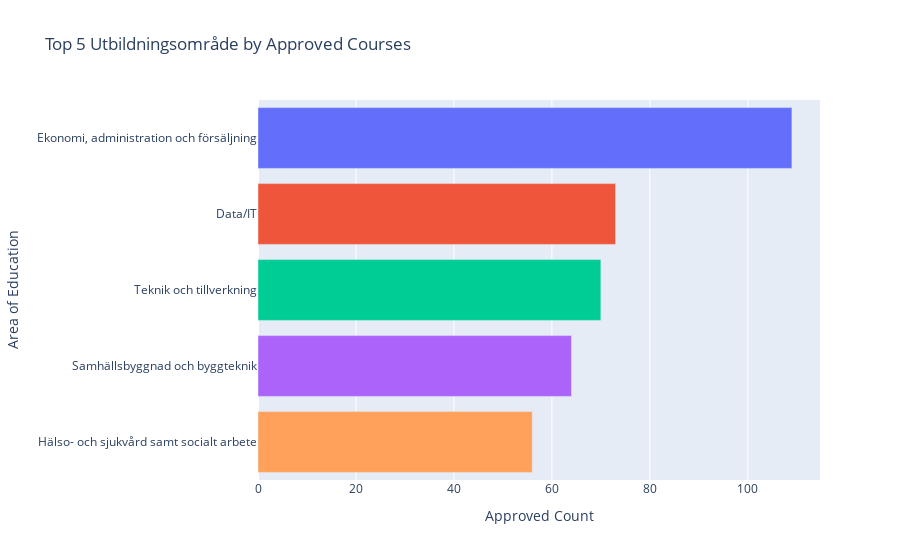

Write notebook code for a chart like this one.
### Markdown cell above
## Top approved areas of education

### Code cell
## Regular df from kurser
def bar_filter_approved_areas(df, number=0):
    # Filter for approved courses
    approved_df = df[df["Beslut"] == "Beviljad"]

    # Group by utbildningsområde and count
    area_counts = approved_df["Utbildningsområde"].value_counts().reset_index()
    area_counts.columns = ["Utbildningsområde", "Antal"]

    # Add percentage
    area_counts["Percent"] = 100 * area_counts["Antal"] / area_counts["Antal"].sum()

    # Keep only top 10
    if number <= 1:
        filter = area_counts.head(len(area_counts))
    else:
        filter = area_counts.head(number)

    # Plot (horizontal bar chart)
    fig = px.bar(
        filter,
        x="Antal",
        y="Utbildningsområde",
        orientation="h",
        title=f"Top {len(filter)} Utbildningsområde by Approved Courses",
        labels={"Antal": "Approved Count", "Utbildningsområde": "Area of Education"},
        color="Utbildningsområde",
        custom_data=["Percent"],
    )

    fig.update_traces(
        hovertemplate="<b>%{y}</b><br>Count: %{x}<br>Percent: %{customdata:.2f}%<extra></extra>",
        showlegend=False,
    )

    fig.update_layout(yaxis={"categoryorder": "total ascending"})

    return fig


bar_filter_approved_areas(df_kurser,5)

### Figure 1 — Plotly figure (JSON) as saved in the notebook; plotly's stock layout.template omitted (floating-point values rounded to 4 significant figures)
{"data": [{"customdata": [[24.17]], "hovertemplate": "<b>%{y}</b><br>Count: %{x}<br>Percent: %{customdata:.2f}%<extra></extra>", "legendgroup": "Ekonomi, administration och försäljning", "marker": {"color": "#636efa", "pattern": {"shape": ""}}, "name": "Ekonomi, administration och försäljning", "orientation": "h", "showlegend": false, "textposition": "auto", "type": "bar", "x": [109], "xaxis": "x", "y": ["Ekonomi, administration och försäljning"], "yaxis": "y"}, {"customdata": [[16.19]], "hovertemplate": "<b>%{y}</b><br>Count: %{x}<br>Percent: %{customdata:.2f}%<extra></extra>", "legendgroup": "Data/IT", "marker": {"color": "#EF553B", "pattern": {"shape": ""}}, "name": "Data/IT", "orientation": "h", "showlegend": false, "textposition": "auto", "type": "bar", "x": [73], "xaxis": "x", "y": ["Data/IT"], "yaxis": "y"}, {"customdata": [[15.52]], "hovertemplate": "<b>%{y}</b><br>Count: %{x}<br>Percent: %{customdata:.2f}%<extra></extra>", "legendgroup": "Teknik och tillverkning", "marker": {"color": "#00cc96", "pattern": {"shape": ""}}, "name": "Teknik och tillverkning", "orientation": "h", "showlegend": false, "textposition": "auto", "type": "bar", "x": [70], "xaxis": "x", "y": ["Teknik och tillverkning"], "yaxis": "y"}, {"customdata": [[14.19]], "hovertemplate": "<b>%{y}</b><br>Count: %{x}<br>Percent: %{customdata:.2f}%<extra></extra>", "legendgroup": "Samhällsbyggnad och byggteknik", "marker": {"color": "#ab63fa", "pattern": {"shape": ""}}, "name": "Samhällsbyggnad och byggteknik", "orientation": "h", "showlegend": false, "textposition": "auto", "type": "bar", "x": [64], "xaxis": "x", "y": ["Samhällsbyggnad och byggteknik"], "yaxis": "y"}, {"customdata": [[12.42]], "hovertemplate": "<b>%{y}</b><br>Count: %{x}<br>Percent: %{customdata:.2f}%<extra></extra>", "legendgroup": "Hälso- och sjukvård samt socialt arbete", "marker": {"color": "#FFA15A", "pattern": {"shape": ""}}, "name": "Hälso- och sjukvård samt socialt arbete", "orientation": "h", "showlegend": false, "textposition": "auto", "type": "bar", "x": [56], "xaxis": "x", "y": ["Hälso- och sjukvård samt socialt arbete"], "yaxis": "y"}], "layout": {"barmode": "relative", "legend": {"title": {"text": "Area of Education"}, "tracegroupgap": 0}, "title": {"text": "Top 5 Utbildningsområde by Approved Courses"}, "xaxis": {"anchor": "y", "domain": [0, 1], "title": {"text": "Approved Count"}}, "yaxis": {"anchor": "x", "categoryarray": ["Hälso- och sjukvård samt socialt arbete", "Samhällsbyggnad och byggteknik", "Teknik och tillverkning", "Data/IT", "Ekonomi, administration och försäljning"], "categoryorder": "total ascending", "domain": [0, 1], "title": {"text": "Area of Education"}}}}
